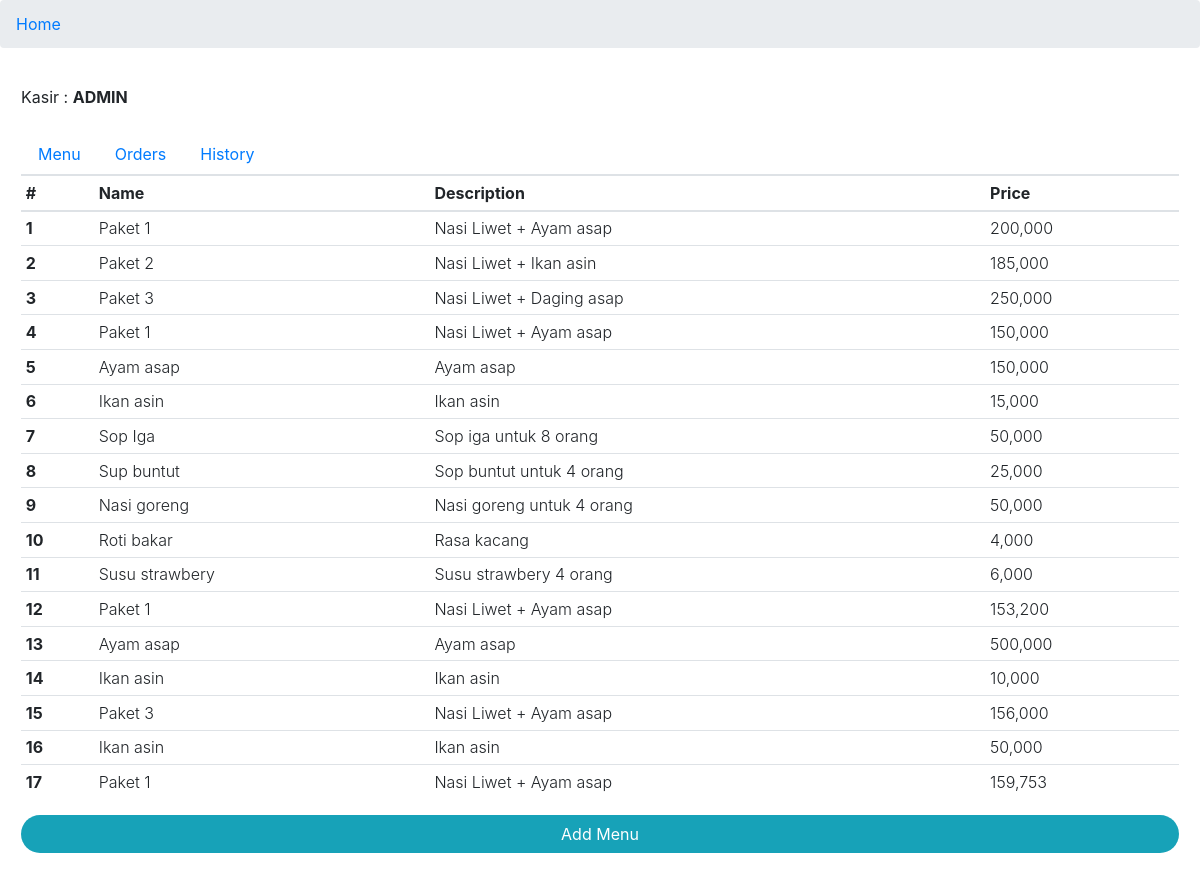
The app's page / (signed in) with its own data.
### account/models.py (models this page shows, shortened)
class Menu(models.Model):
    user = models.ForeignKey(User, on_delete=models.CASCADE, related_name='pakets')
    nama = models.CharField(max_length=255)
    deskripsi = models.CharField(max_length=1000)
    harga = models.IntegerField(default=0)
    pub_date = models.DateTimeField(auto_now_add=True)
    class Meta:
        db_table = 'menu'

### account/views.py (the view)
# urls.py: path('', home_view,name='index'),
def home_view(request):
    daftar_menu = Menu.objects.all()
    daftar_penjualan = Penjualan.objects.all().order_by('lunas')
    return render(request, 'account/index.html', {'daftar_menu':daftar_menu,'daftar_penjualan':daftar_penjualan})

### account/templates/account/index.html (shortened to what this page needs)
{% extends 'base.html' %}
{% load humanize %}
{% block container %}
<div class="float-left">Kasir : <strong>{{user.username|upper}}</strong></div>
<br>
<br>
<ul class="nav nav-tabs" id="myTab" role="tablist">
  <li class="nav-item">
    <a class="nav-link " id="home-tab" data-toggle="tab" href="#home" role="tab" aria-controls="home"
      aria-selected="true">Menu</a>
  </li>
  <li class="nav-item">
    <a class="nav-link" id="profile-tab" data-toggle="tab" href="#profile" role="tab" aria-controls="profile"
      aria-selected="false">Orders</a>
  </li>
  <li class="nav-item">
    <a class="nav-link" id="history-tab" data-toggle="tab" href="#history" role="tab" aria-controls="history"
      aria-selected="false">History</a>
  </li>
</ul>
<div class="tab-content" id="myTabContent">
  <div class="tab-pane fade show active" id="home" role="tabpanel" aria-labelledby="home-tab">
    <table class="table table-sm font-weight-light">
      <thead>
        <tr>
          <th>#</th>
          <th>Name</th>
          <th>Description</th>
          <th>Price</th>
        </tr>
      </thead>
      <tbody>
        {% for i in daftar_menu %}
        <tr>
          <th scope="row">{{i.id}}</th>
          <td>{{i.nama|capfirst}}</td>
          <td>{{i.deskripsi|capfirst}}</td>
          <td>{{i.harga|intcomma}}</td>
        </tr>
        {% endfor %}
      </tbody>
    </table>
    <a class="btn badge-pill badge-info btn-block" href="{% url 'account:menu' %}">Add Menu</a>
  </div>
</div>
{% endblock %}

### records on screen
Menu: id "1", nama "Paket 1", deskripsi "Nasi Liwet + Ayam asap", harga "200,000"
Menu: id "2", nama "Paket 2", deskripsi "Nasi Liwet + Ikan asin", harga "185,000"
Menu: id "3", nama "Paket 3", deskripsi "Nasi Liwet + Daging asap", harga "250,000"
Menu: id "4", nama "Paket 1", deskripsi "Nasi Liwet + Ayam asap", harga "150,000"
Menu: id "5", nama "Ayam asap", deskripsi "Ayam asap", harga "150,000"
Menu: id "6", nama "Ikan asin", deskripsi "Ikan asin", harga "15,000"
Menu: id "7", nama "Sop Iga", deskripsi "Sop iga untuk 8 orang", harga "50,000"
Menu: id "8", nama "Sup buntut", deskripsi "Sop buntut untuk 4 orang", harga "25,000"
Menu: id "9", nama "Nasi goreng", deskripsi "Nasi goreng untuk 4 orang", harga "50,000"
Menu: id "10", nama "Roti bakar", deskripsi "Rasa kacang", harga "4,000"
Menu: id "11", nama "Susu strawbery", deskripsi "Susu strawbery 4 orang", harga "6,000"
Menu: id "12", nama "Paket 1", deskripsi "Nasi Liwet + Ayam asap", harga "153,200"
Menu: id "13", nama "Ayam asap", deskripsi "Ayam asap", harga "500,000"
Menu: id "14", nama "Ikan asin", deskripsi "Ikan asin", harga "10,000"
Menu: id "15", nama "Paket 3", deskripsi "Nasi Liwet + Ayam asap", harga "156,000"
Menu: id "16", nama "Ikan asin", deskripsi "Ikan asin", harga "50,000"
Menu: id "17", nama "Paket 1", deskripsi "Nasi Liwet + Ayam asap", harga "159,753"

### other values on screen
{{ user.username|upper }} "ADMIN"
